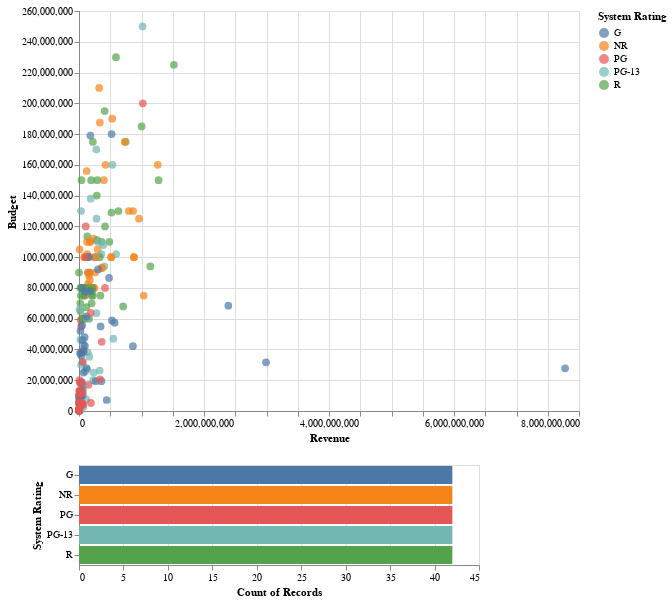

This figure's notebook cell:
### Code cell
#scatter graph
brush = alt.selection(type='interval')# to reate the selction box
points=alt.Chart(dataframe2).mark_circle(size=60).encode(
    x="Revenue:Q",# x-axis
    y='Budget',# y-axis
    color='System Rating', # color based on system rating put into category
    # interactive when the pionts are hovered the name, budget, revenue and system rating shows up
    tooltip=['Name','System Rating','Budget of Movie','Revenue of Movie']
).properties(height=400,width=500).add_selection(brush)# the size of graph

# histogram chart
bars=alt.Chart(dataframe2).mark_bar().encode(
        y='System Rating:N',# y-axis
        color='System Rating:N',# color put into groups based on system ratings
        x='count(Revenue):Q').transform_filter(brush)# x-axis
points&bars# graphs combined together

### Figure 1 — Vega-Lite specification as saved in the notebook (floating-point values rounded to 4 significant figures; data arrays with more than 128 entries replaced by an {"elided": "..."} marker saying what was removed)
{"config": {"view": {"continuousWidth": 400, "continuousHeight": 300}}, "vconcat": [{"mark": {"type": "circle", "size": 60}, "encoding": {"color": {"type": "nominal", "field": "System Rating"}, "tooltip": [{"type": "nominal", "field": "Name"}, {"type": "nominal", "field": "System Rating"}, {"type": "nominal", "field": "Budget of Movie"}, {"type": "nominal", "field": "Revenue of Movie"}], "x": {"type": "quantitative", "field": "Revenue"}, "y": {"type": "quantitative", "field": "Budget"}}, "height": 400, "selection": {"selector001": {"type": "interval"}}, "width": 500}, {"mark": "bar", "encoding": {"color": {"type": "nominal", "field": "System Rating"}, "x": {"type": "quantitative", "aggregate": "count", "field": "Revenue"}, "y": {"type": "nominal", "field": "System Rating"}}, "transform": [{"filter": {"selection": "selector001"}}]}], "data": {"name": "data-5c1114531a1f6dfb8af3f2184ad9e07e"}, "$schema": "https://vega.github.io/schema/vega-lite/v4.8.1.json", "datasets": {"data-5c1114531a1f6dfb8af3f2184ad9e07e": {"elided": "210 records"}}}
